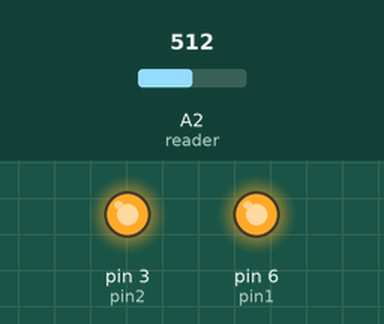
This sketch was run on a simulated Arduino Uno, built with avr-gcc and run on an emulated ATmega328P. Shown: output pins drawn as LEDs (lit = HIGH). Inputs (shaded band) come from the test bench; at power-on: A2 (reader) = 512. What the sketch prints to the serial monitor is not drawn.

Above: at 0.05 s.
Timing chart, 0 to 11.5 s (numbered marks = the images above):
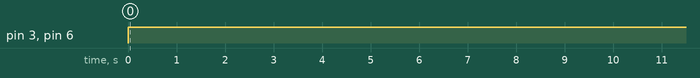

The sketch:

photodetector.ino
```cpp
int pin1=6;
int pin2=3;
int reader=A2;
int potval;
void setup() {
  // put your setup code here, to run once:
pinMode(reader,INPUT);
pinMode(pin1,OUTPUT);
pinMode(pin2,OUTPUT);
Serial.begin(9600);
}

void loop() {
  // put your main code here, to run repeatedly:
  potval=analogRead(reader);
  Serial.println(potval);
  if(potval<800)
  {
    Serial.println("\n\n\t\t\t DANGER!! \n\n\n\n");
    digitalWrite(pin1,HIGH);
    digitalWrite(pin2,HIGH);
   delay(10000);
  }
  digitalWrite(pin1,LOW);
  digitalWrite(pin2,LOW);

}
```

Measured:
- by itself, pin 3 (pin2), pin 6 (pin1): LOW → HIGH at 0.00 s
